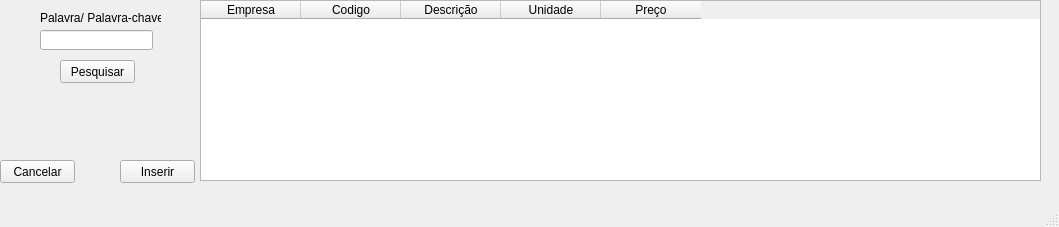
<?xml version="1.0" encoding="UTF-8"?>
<ui version="4.0">
 <class>MainWindow</class>
 <widget class="QMainWindow" name="MainWindow">
  <property name="geometry">
   <rect>
    <x>0</x>
    <y>0</y>
    <width>1059</width>
    <height>227</height>
   </rect>
  </property>
  <property name="windowTitle">
   <string>MainWindow</string>
  </property>
  <widget class="QWidget" name="centralwidget">
   <widget class="QTableWidget" name="tableWidget">
    <property name="geometry">
     <rect>
      <x>200</x>
      <y>0</y>
      <width>841</width>
      <height>181</height>
     </rect>
    </property>
    <column>
     <property name="text">
      <string>Empresa</string>
     </property>
    </column>
    <column>
     <property name="text">
      <string>Codigo</string>
     </property>
    </column>
    <column>
     <property name="text">
      <string>Descrição</string>
     </property>
    </column>
    <column>
     <property name="text">
      <string>Unidade</string>
     </property>
    </column>
    <column>
     <property name="text">
      <string>Preço</string>
     </property>
    </column>
   </widget>
   <widget class="QPushButton" name="pushButton">
    <property name="geometry">
     <rect>
      <x>60</x>
      <y>60</y>
      <width>75</width>
      <height>23</height>
     </rect>
    </property>
    <property name="text">
     <string>Pesquisar</string>
    </property>
   </widget>
   <widget class="QLineEdit" name="lineEdit">
    <property name="geometry">
     <rect>
      <x>40</x>
      <y>30</y>
      <width>113</width>
      <height>20</height>
     </rect>
    </property>
   </widget>
   <widget class="QPushButton" name="pushButton_2">
    <property name="geometry">
     <rect>
      <x>120</x>
      <y>160</y>
      <width>75</width>
      <height>23</height>
     </rect>
    </property>
    <property name="text">
     <string>Inserir</string>
    </property>
   </widget>
   <widget class="QPushButton" name="pushButton_3">
    <property name="geometry">
     <rect>
      <x>0</x>
      <y>160</y>
      <width>75</width>
      <height>23</height>
     </rect>
    </property>
    <property name="text">
     <string>Cancelar</string>
    </property>
   </widget>
   <widget class="QLabel" name="label">
    <property name="geometry">
     <rect>
      <x>40</x>
      <y>10</y>
      <width>121</width>
      <height>16</height>
     </rect>
    </property>
    <property name="text">
     <string>Palavra/ Palavra-chave</string>
    </property>
   </widget>
  </widget>
  <widget class="QMenuBar" name="menubar">
   <property name="geometry">
    <rect>
     <x>0</x>
     <y>0</y>
     <width>1059</width>
     <height>21</height>
    </rect>
   </property>
  </widget>
  <widget class="QStatusBar" name="statusbar"/>
 </widget>
 <resources/>
 <connections/>
</ui>
